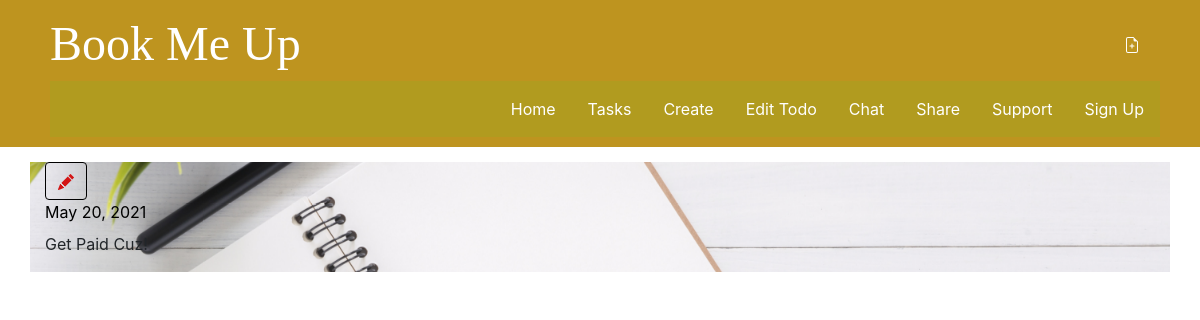
The app's page /todo/7/, older data.
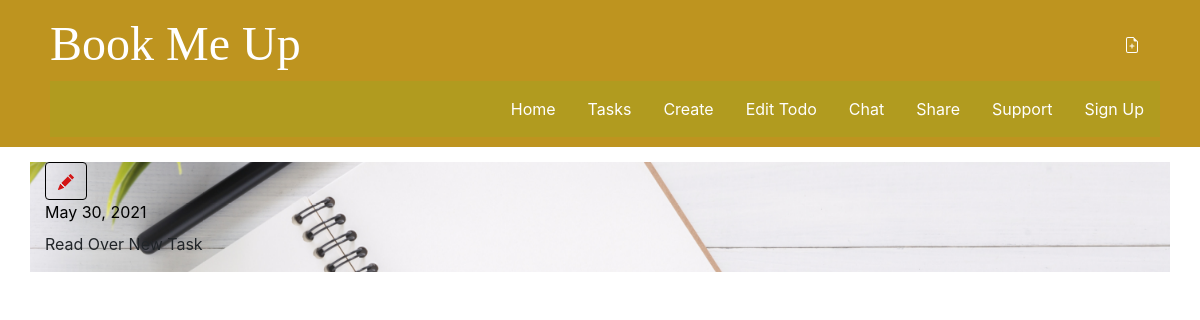
The same page, newer data.
### main/models.py (models this page shows, shortened)
class Todo(models.Model):
    text = models.CharField(max_length=280)
    created_date = models.DateField(auto_now_add=True)
    due_date = models.DateField(blank=True, null=True)
    done = models.BooleanField(default=False)
    user = models.ForeignKey(User, on_delete=models.CASCADE, related_name="todos")

### main/views.py (the view)
# urls.py: path('todo/<int:pk>/', views.todo_detail, name='todo_detail'),
def todo_detail(request, pk):
    todo = get_object_or_404(Todo, pk=pk)
    return render(request, 'main/todo_detail.html', {'todo': todo})

### templates/main/todo_detail.html (shortened to what this page needs)
{% extends 'base.html' %}
{% block content %}
    <article class="todo">
        <aside class="actions">
            <a class="btn btn-default" href="{% url 'todo_edit' pk=todo.pk %}">
            </a>
        </aside>
        {% if todo.created_date %}
            <time class="date">
                {{ todo.created_date }}
            </time>
        {% endif %}
        <p>{{ todo.text|linebreaksbr }}</p>
    </article>
{% endblock %}

Row changes from the older to the newer data that the page shows:
changed Todo: created_date "May 20, 2021" → "May 30, 2021"; text "Get Paid Cuz!" → "Read Over New Task"
